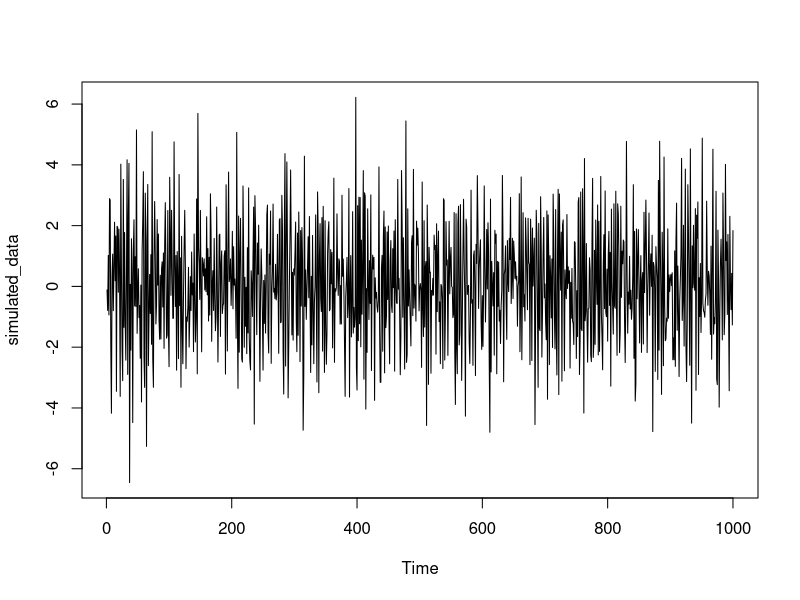
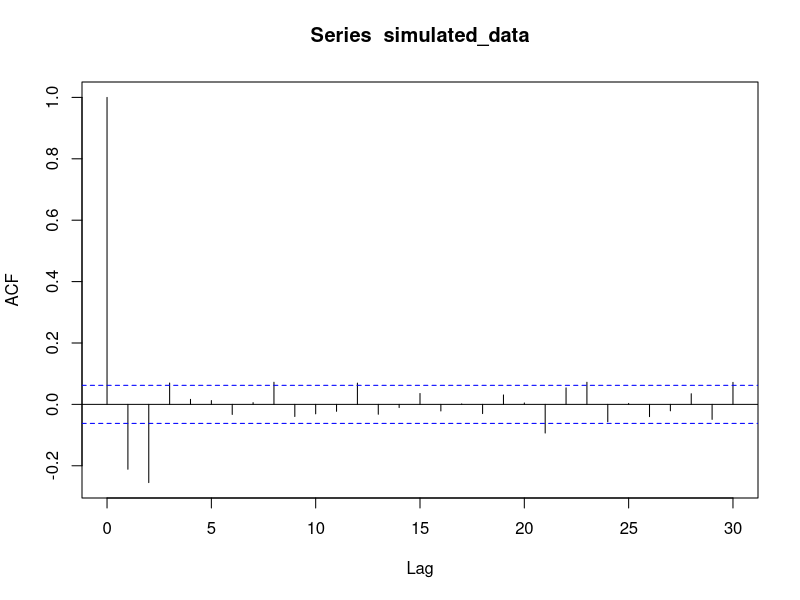
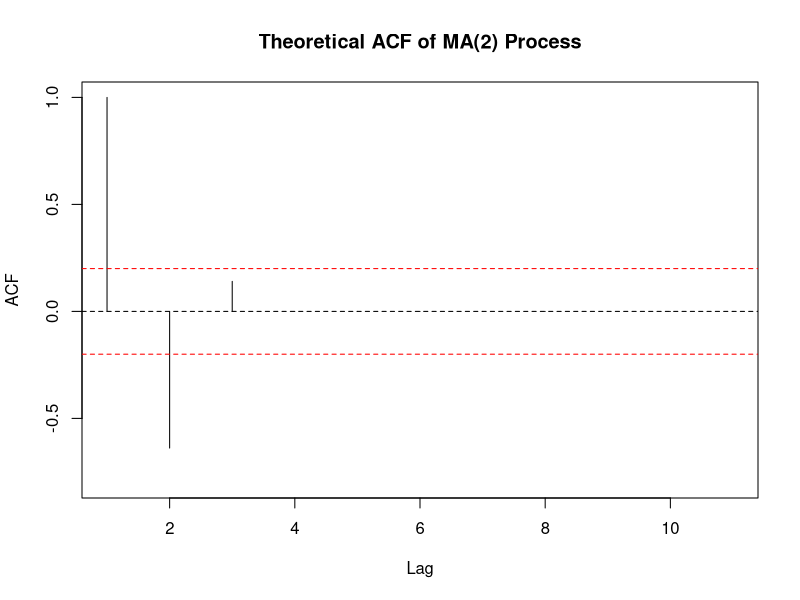
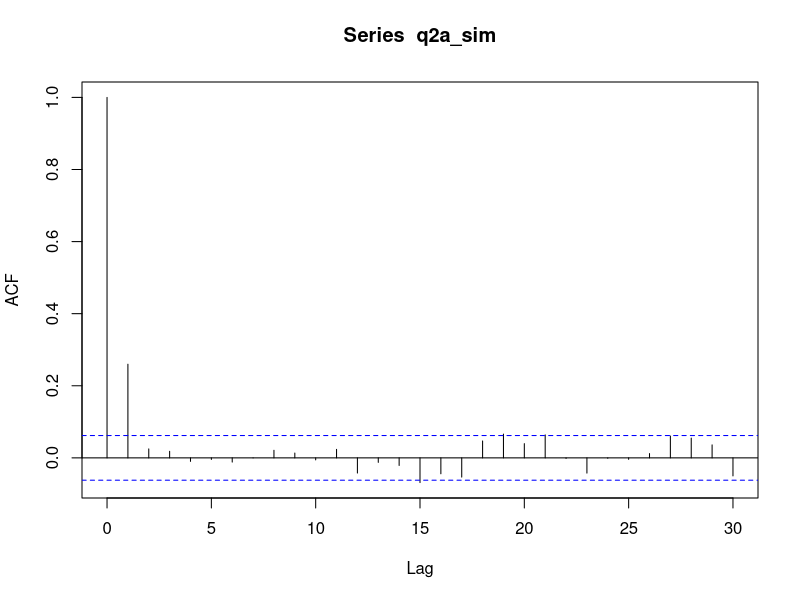
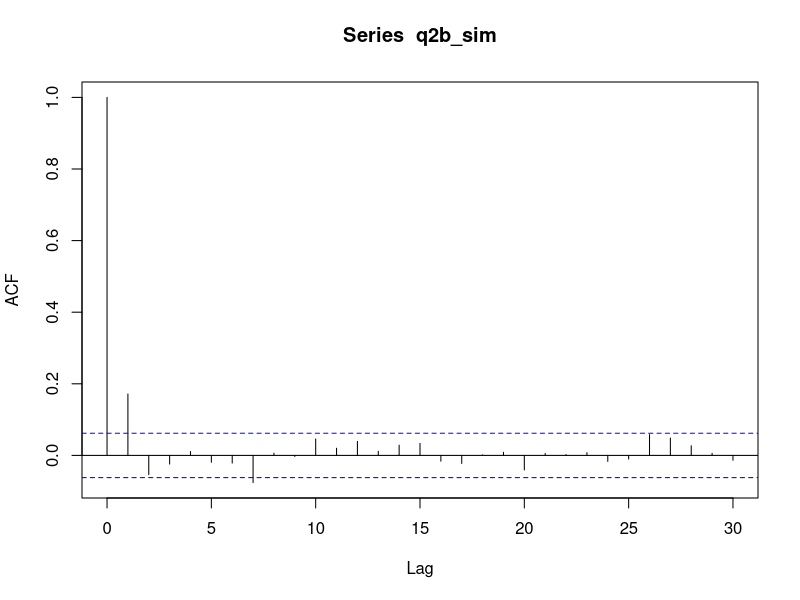
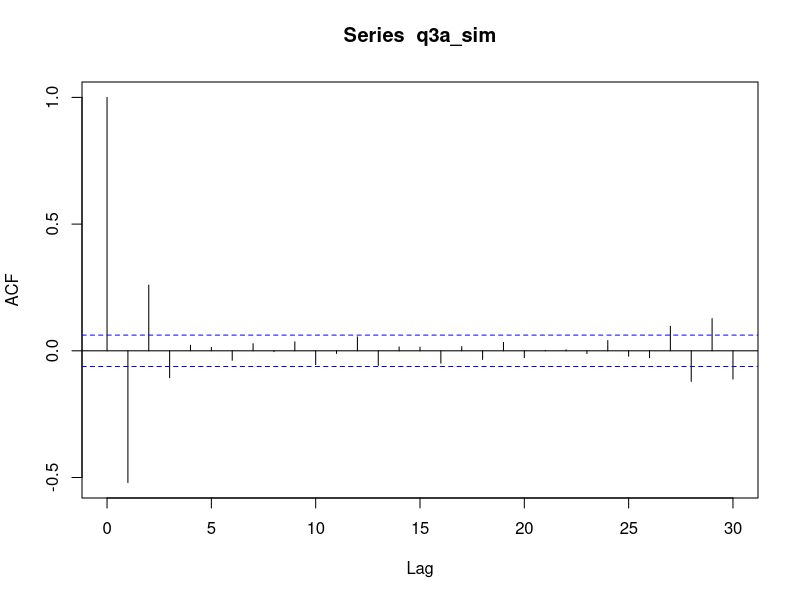

R code for these plots, in order:
library(zoo)
library(tseries)

?arima.sim

coefs = c(1, -1.3, 0.4)
?arima.sim
# simulate the MA(2) process
simulated_data <- arima.sim(n = 1000, 
                            model = list(ma = coefs))
?arima.sim
plot(simulated_data)

acf(simulated_data)

# arma ACF
?ARMAacf

#  theoretical ACF for an MA(2) process
acf_values <- ARMAacf(ma = c(-1.3, 0.4), lag.max = 10)
acf_values
# plotted theoretical ACF
plot(acf_values, type = "h", 
     main = "Theoretical ACF of MA(2) Process", 
     xlab = "Lag", ylab = "ACF", ylim = c(-0.8, 1))
abline(h = 0, lty = 'dashed')
abline(h = -0.2, lty = 'dashed', col = 'red')
abline(h = 0.2, lty = 'dashed', col = 'red')

0.3 + -1.3*(-0.8) + 0.4*(1)
-1.3*(-0.8) 

### MA(1) proc with a coefficient of 0.4
q2a_sim <- arima.sim(n = 1000, model = list(ma = c(0.25)), sd = sqrt(0.4))
acf(q2a_sim)

### MA(1) proc with a coefficient of 0.4
q2b_sim <- arima.sim(n = 1000, model = list(ma = c(4)), sd = sqrt(0.4))
acf(q2b_sim)



### AR(1) proc
alpha = -0.5
q3a_sim <- arima.sim(n = 1000, model = list(ar = c(alpha)), sd = 0.01)

acf(q3a_sim)
